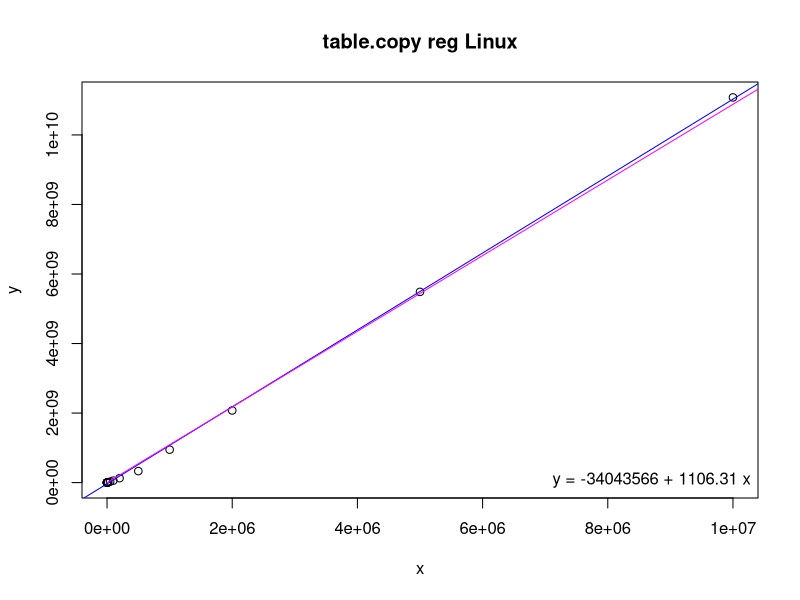
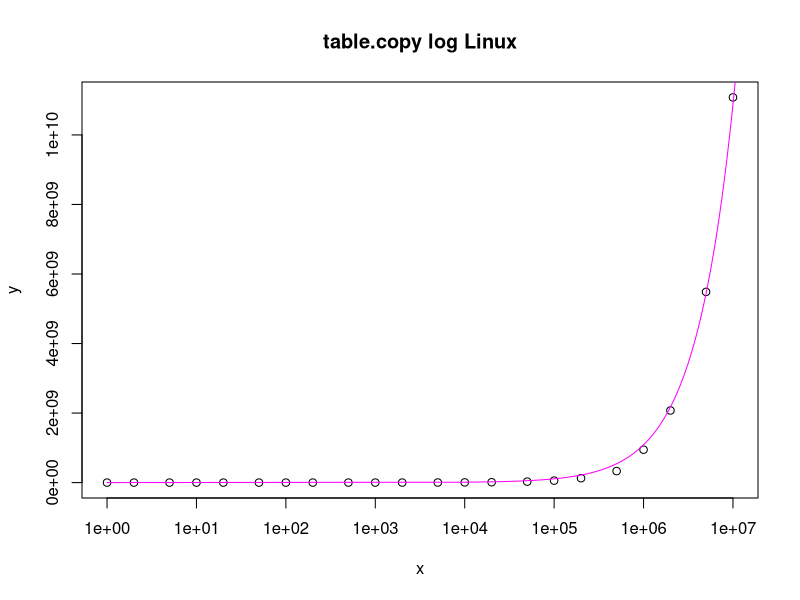

Generate these figures, in order, with R:
# Input data
x <- c(1,2,5,10,20,50,100,200,500,1000,2000,5000,10000,20000,50000,100000,200000,500000,1000000,2000000,5000000,9999999)
y <- c(99013,99764,102730,106230,120070,117080,129200,156840,247650,421560,894890,2357600,5056900,10817000,27778000,57067000,126240000,330740000,946480000,2074000000,5485900000,11079000000)

# Linear regression
model <- lm(y ~ x)
coefs <- coef(model)

# Print regression coefficients
print(coefs)

# Estimating function
fe <- function(x) {
  70000 + (((x + 32 - 1) / 32) * 34816)
}

# Estimated values
xe <- seq(1, 40000000000, by = 10000)
ye <- fe(xe)

png("table-copy-reg.png")
plot(x, y, main = "table.copy reg Linux")
abline(model, col = "blue")
lines(xe, ye, col = "magenta")
legend("bottomright", legend = sprintf("y = %.0f + %.2f x", coefs[1], coefs[2]), bty = "n")

png("table-copy-log.png")
plot(x, y, log = "x", main = "table.copy log Linux")
lines(xe, ye, col = "magenta")
